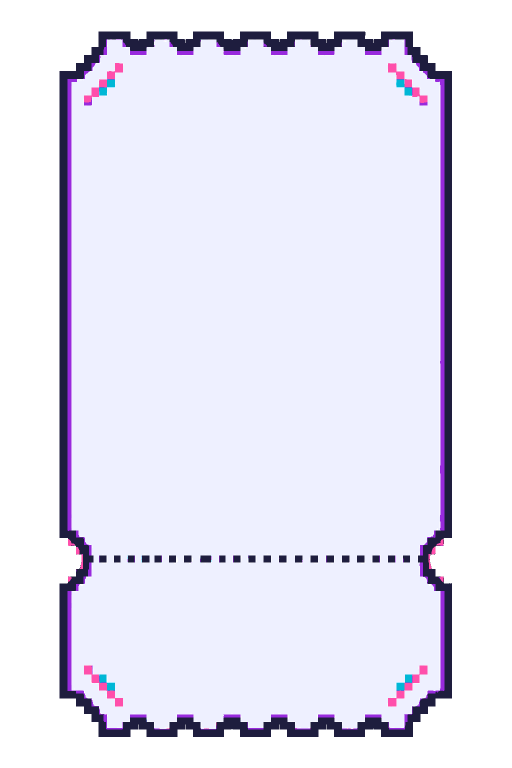
#> input picture visual-references/ui-018-reward-coupon-master-v2.png, 1024 x 1536 px (shown at 1/2 size)
$ python build_reward_coupon_v2.py
#> lines starting #> are read from the running program, lines starting #| are printed output that depends on the picture
"""Export the approved UI-018 v2 coupon master once at its Phaser runtime size."""

from __future__ import annotations

import json
from hashlib import sha256
from pathlib import Path

from PIL import Image


ROOT = Path(__file__).resolve().parents[1]
MASTER = ROOT / "visual-references/ui-018-reward-coupon-master-v2.png"
RUNTIME = ROOT / "public/assets/game/ui/ui-018-reward-coupon-v2.png"
METADATA = RUNTIME.with_suffix(".json")
APPROVED_MASTER_SHA256 = "b9c7e37d7fd8abb0a223bf6d322205a2190577373659374dcb57d00862e921b0"
RUNTIME_SIZE = (304, 456)


def file_hash(path: Path) -> str:
    return sha256(path.read_bytes()).hexdigest()


def main() -> None:
    if file_hash(MASTER) != APPROVED_MASTER_SHA256:
        raise RuntimeError("UI-018 v2 master hash differs from the approved source")

    with Image.open(MASTER) as source:
#> source is the input picture: PIL image 1024x1536 RGBA; mean R, G, B, A 150.7, 149.8, 163.8, 174.7
        if source.size != (1024, 1536):
            raise RuntimeError(f"Unexpected UI-018 v2 master size: {source.size}")
        rgba = source.convert("RGBA")
        alpha_values = {value for _, value in (rgba.getchannel("A").getcolors(256) or [])}
#> alpha_values = 2 items
        if not alpha_values.issubset({0, 255}) or 0 not in alpha_values:
            raise RuntimeError("UI-018 v2 requires binary transparency")
        runtime = rgba.resize(RUNTIME_SIZE, Image.Resampling.NEAREST)
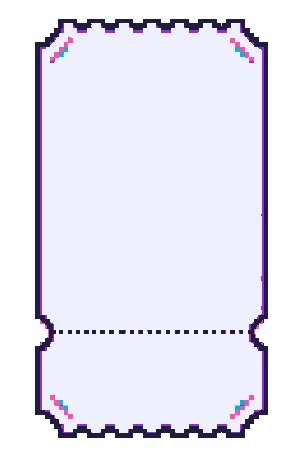
#> runtime: PIL image 304x456 RGBA; mean R, G, B, A 151, 150.2, 163.9, 174.7; transparent parts drawn white

    RUNTIME.parent.mkdir(parents=True, exist_ok=True)
    runtime.save(RUNTIME, optimize=True)

    metadata = {
        "assetId": "UI-018",
        "version": "v2",
        "asset": "delivery reward coupon background",
        "status": "integrated",
        "canvas": {"width": 304, "height": 456},
        "runtimePlacement": {"x": 180, "y": 320, "originX": 0.5, "originY": 0.5},
        "source": {
            "master": "visual-references/ui-018-reward-coupon-master-v2.png",
            "approvedMasterSha256": APPROVED_MASTER_SHA256,
            "dimensions": {"width": 1024, "height": 1536},
            "transparentBackground": True,
            "alpha": "binary",
        },
        "runtime": {
            "path": "public/assets/game/ui/ui-018-reward-coupon-v2.png",
            "dimensions": {"width": 304, "height": 456},
            "sha256": file_hash(RUNTIME),
            "phaserTextureFilter": "NEAREST",
            "origin": {"x": 0.5, "y": 0.5},
            "placement": {"x": 180, "y": 320},
        },
        "build": {
            "buildScript": "scripts/build_reward_coupon_v2.py",
            "resizeCount": 1,
            "resizeFilter": "nearest-neighbor",
            "paletteQuantization": "none after approval",
        },
        "production": {
            "designMaster": "visual-references/ui-018-reward-coupon-master-v2.png",
            "designMasterSha256": APPROVED_MASTER_SHA256,
            "buildScript": "scripts/build_reward_coupon_v2.py",
            "offlineResizeCount": 1,
            "resizeFilter": "nearest-neighbor",
            "paletteQuantization": False,
            "phaserTextureFilter": "nearest",
            "runtimeSha256": file_hash(RUNTIME),
        },
        "liveOverlay": {
            "couponCode": "XQZ-20476",
            "codeAndCopyControl": "Phaser runtime UI",
            "tearOffText": "Phaser runtime UI",
            "codeField": {"x": 153, "y": 305, "width": 174, "height": 44},
            "copyButton": {"x": 270, "y": 305, "width": 44, "height": 44},
            "tearOffTextCenter": {"x": 180, "y": 468},
        },
    }
    METADATA.write_text(
        json.dumps(metadata, ensure_ascii=False, indent=2) + "\n",
        encoding="utf-8",
    )
    print(f"runtime={RUNTIME} sha256={file_hash(RUNTIME)}")


if __name__ == "__main__":
    main()
